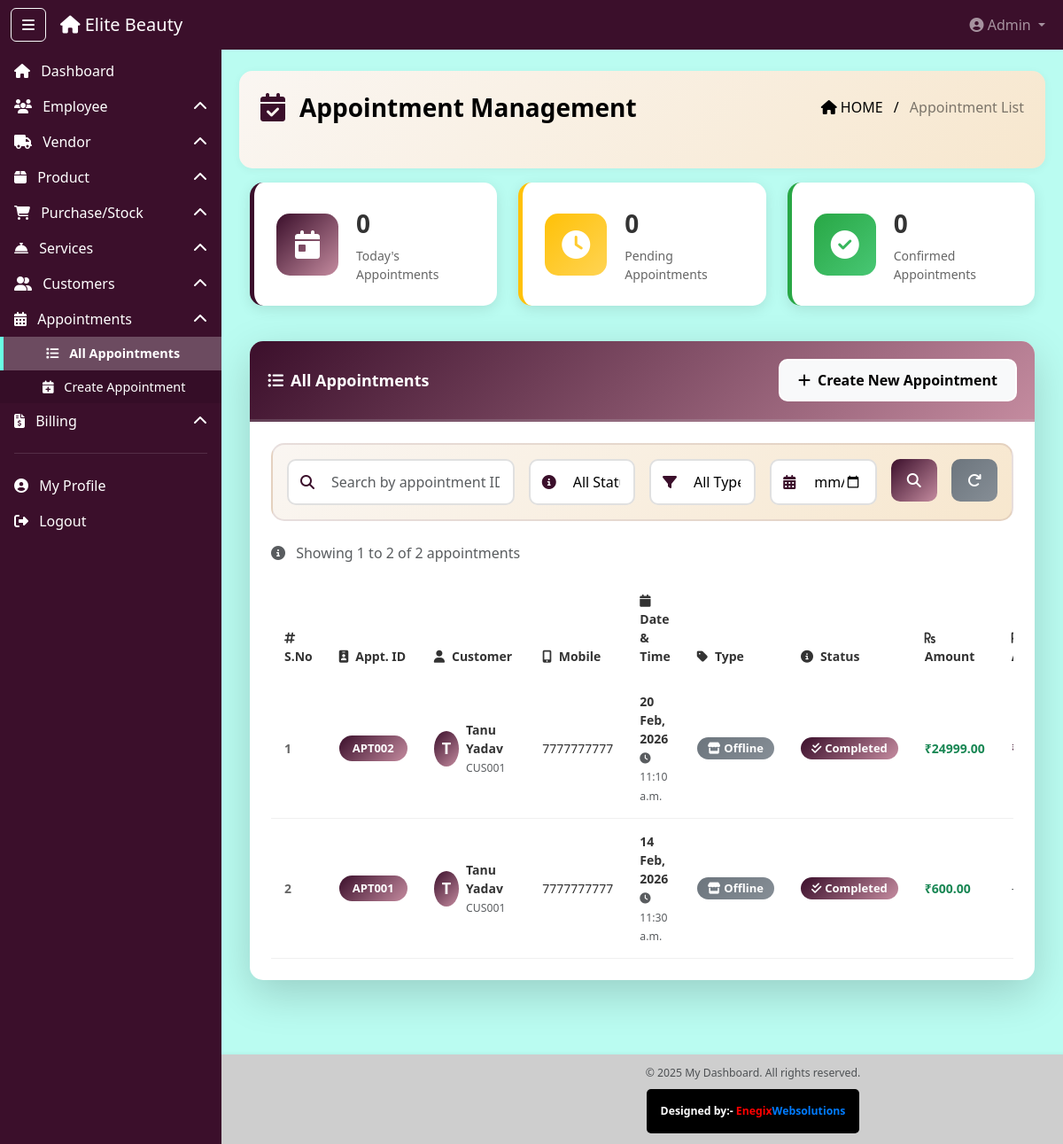
The page /admin-panel/appointments/ (signed in) on the database its author committed.
### dashboard_app/models.py (models this page shows, shortened)
class Appointment(models.Model):
    BOOKING_TYPE_CHOICES = (
        ('online', 'Online Booking'),
        ('offline', 'Offline (Walk-in)'),
    )
    STATUS_CHOICES = (
        ('pending', 'Pending'),
        ('confirmed', 'Confirmed'),
        ('in_progress', 'In Progress'),
        ('completed', 'Completed'),
        ('cancelled', 'Cancelled'),
    )
    appointment_id = models.CharField(max_length=10, unique=True, editable=False)
    customer = models.ForeignKey(Customer, on_delete=models.CASCADE, related_name='appointments')
    booking_type = models.CharField(max_length=10, choices=BOOKING_TYPE_CHOICES)
    appointment_date = models.DateField()
    appointment_time = models.TimeField()
    status = models.CharField(max_length=15, choices=STATUS_CHOICES, default='pending')
    total_amount = models.DecimalField(max_digits=10, decimal_places=2, default=0)
    advance_paid = models.DecimalField(max_digits=10, decimal_places=2, default=0)
    created_by = models.ForeignKey(
        Employee, on_delete=models.SET_NULL,
        null=True, blank=True, related_name='appointments_created'
    )
    special_notes = models.TextField(blank=True, null=True)
    created_at = models.DateTimeField(auto_now_add=True)
    updated_at = models.DateTimeField(auto_now=True)
    class Meta:
        ordering = ['-appointment_date', '-appointment_time']

class Customer(models.Model):
    GENDER_CHOICES = (
        ('male', 'Male'),
        ('female', 'Female'),
        ('other', 'Other'),
    )
    CUSTOMER_TYPE_CHOICES = (
        ('online', 'Online'),
        ('offline', 'Offline (Walk-in)'),
        ('both', 'Both'),
    )
    customer_id = models.CharField(max_length=10, unique=True, editable=False)
    full_name = models.CharField(max_length=100)
    mobile = models.CharField(max_length=10, unique=True)
    email = models.EmailField(blank=True, null=True)
    gender = models.CharField(max_length=10, choices=GENDER_CHOICES, blank=True, null=True)
    dob = models.DateField(blank=True, null=True)
    address_line = models.TextField(blank=True, null=True)
    city = models.CharField(max_length=50, blank=True, null=True)
    state = models.CharField(max_length=50, blank=True, null=True)
    pincode = models.CharField(max_length=10, blank=True, null=True)
    customer_type = models.CharField(max_length=10, choices=CUSTOMER_TYPE_CHOICES, default='offline')
    profile_pic = models.ImageField(upload_to='customer_profiles/', blank=True, null=True)
    password = models.CharField(max_length=255, blank=True, null=True)
    created_by = models.ForeignKey(
        Employee, on_delete=models.SET_NULL,
        null=True, blank=True, related_name='customers_created'
    )
    is_active = models.BooleanField(default=True)
    registered_on = models.DateTimeField(auto_now_add=True)
    updated_at = models.DateTimeField(auto_now=True)
    class Meta:
        ordering = ['-registered_on']

### dashboard_app/views.py (the view, shortened to what this page needs)
    def wrapper(request, *args, **kwargs):
        user_id   = request.session.get('user_id')
        user_type = request.session.get('user_type')
        return view_func(request, *args, **kwargs)

### dashboard_app/context_processors.py (called while the page is built)
def user_context(request):
    return {
        'session_user_name': request.session.get('full_name', ''),
        'session_user_role': request.session.get('role', ''),
        'session_user_email': request.session.get('email', ''),
        'session_user_type': request.session.get('user_type', ''),
        'is_logged_in': 'user_id' in request.session,
    }

### dashboard_app/views.py (called while the page is built, shortened)
def check_blocked_user(view_func):
    def wrapper(request, *args, **kwargs):
        user_id   = request.session.get('user_id')
        user_type = request.session.get('user_type')
        return view_func(request, *args, **kwargs)
    return wrapper

### dashboard_app/templates/appointment/appointment_list.html (shortened to what this page needs)
{% extends "base2.html" %}
{% load static %}
{% block content %}
<div class="ribbon-header d-flex justify-content-between align-items-center px-4 pb-5 mb-3" style="color: black">
  <div class="d-flex align-items-center">
    <i class="fas fa-calendar-check me-3 fs-2" style="color: #3b0f2b;"></i>
    <div class="fw-bold fs-3">Appointment Management</div>
  </div>
  <div class="breadcrumb-text text-end">
    <span class="text-black"><i class="fas fa-home me-1"></i>HOME</span>
    <span class="mx-2 text-black">/</span>
    <span class="text-black-50">Appointment List</span>
  </div>
</div>
<div class="container-fluid mt-2">
  <div class="row mb-4">
    <div class="col-md-4 mb-3">
      <div class="stat-card stat-card-primary">
        <div class="stat-icon">
          <i class="fas fa-calendar-day"></i>
        </div>
        <div class="stat-details">
          <div class="stat-value">{{ today_appointments }}</div>
          <div class="stat-label">Today's Appointments</div>
        </div>
      </div>
    </div>
    <div class="col-md-4 mb-3">
      <div class="stat-card stat-card-warning">
        <div class="stat-icon">
          <i class="fas fa-clock"></i>
        </div>
        <div class="stat-details">
          <div class="stat-value">{{ pending_appointments }}</div>
          <div class="stat-label">Pending Appointments</div>
        </div>
      </div>
    </div>
    <div class="col-md-4 mb-3">
      <div class="stat-card stat-card-success">
        <div class="stat-icon">
          <i class="fas fa-check-circle"></i>
        </div>
        <div class="stat-details">
          <div class="stat-value">{{ confirmed_appointments }}</div>
          <div class="stat-label">Confirmed Appointments</div>
        </div>
      </div>
    </div>
  </div>
  <div class="card shadow-lg mb-4 modern-card">
    <div class="card-header table-title-bar d-flex justify-content-between align-items-center">
      <span class="fw-bold text-white"><i class="fas fa-list-ul me-2"></i>All Appointments</span>
      <a href="{% url 'create_appointment' %}" class="btn btn-light btn-add-new">
        <i class="fas fa-plus me-2"></i>Create New Appointment
      </a>
    </div>
    <div class="card-body p-4">
      <form method="GET" action="{% url 'appointment_list' %}">
        <div class="filter-section mb-4 p-3">
          <div class="row g-3">
            <div class="col-md-4">
              <div class="search-box">
                <i class="fas fa-search search-icon"></i>
                <input type="text" name="search" class="form-control modern-input ps-5"
                       placeholder="Search by appointment ID, customer name, or mobile..."
                       value="{{ search_query|default:'' }}">
              </div>
            </div>
            <div class="col-md-2">
              <div class="filter-box">
                <i class="fas fa-info-circle filter-icon"></i>
                <select name="status" class="form-control modern-input ps-5">
                  <option value="">All Statuses</option>
                </select>
              </div>
            </div>
            <div class="col-md-2">
              <div class="filter-box">
                <i class="fas fa-filter filter-icon"></i>
                <select name="booking_type" class="form-control modern-input ps-5">
                  <option value="">All Types</option>
                </select>
              </div>
            </div>
            <div class="col-md-2">
              <div class="filter-box">
                <i class="fas fa-calendar-alt filter-icon"></i>
                <input type="date" name="date" class="form-control modern-input ps-5"
                       value="{{ selected_date|default:'' }}">
              </div>
            </div>
            <div class="col-md-1">
              <button type="submit" class="btn btn-primary w-100 btn-filter">
                <i class="fas fa-search"></i>
              </button>
            </div>
            <div class="col-md-1">
              <a href="{% url 'appointment_list' %}" class="btn btn-secondary w-100 btn-filter">
                <i class="fas fa-redo"></i>
              </a>
            </div>
          </div>
        </div>
      </form>
      <div class="mb-3 d-flex justify-content-between align-items-center">
        <div class="text-muted">
          <i class="fas fa-info-circle me-2"></i>
          Showing {{ appointments.start_index }} to {{ appointments.end_index }} of {{ appointments.paginator.count }} appointments
        </div>
      </div>
      <div class="table-responsive">
        <table class="table table-hover modern-table">
          <thead>
            <tr>
              <th><i class="fas fa-hashtag me-2"></i>S.No</th>
              <th><i class="fas fa-id-badge me-2"></i>Appt. ID</th>
              <th><i class="fas fa-user me-2"></i>Customer</th>
              <th><i class="fas fa-mobile-alt me-2"></i>Mobile</th>
              <th><i class="fas fa-calendar me-2"></i>Date & Time</th>
              <th><i class="fas fa-tag me-2"></i>Type</th>
              <th><i class="fas fa-info-circle me-2"></i>Status</th>
              <th><i class="fas fa-rupee-sign me-2"></i>Amount</th>
              <th><i class="fas fa-rupee-sign me-2"></i>Advance</th>
            </tr>
          </thead>
          <tbody>
            {% for appointment in appointments %}
            <tr class="table-row-hover">
              <td><span class="serial-number">{{ appointments.start_index|add:forloop.counter0 }}</span></td>
              <td><span class="appointment-id-badge">{{ appointment.appointment_id }}</span></td>
              <td>
                <div class="d-flex align-items-center">
                  {% if appointment.customer.profile_pic %}
                    <img src="{{ appointment.customer.profile_pic.url }}" class="customer-avatar me-2" alt="{{ appointment.customer.full_name }}">
                  {% else %}
                    <div class="customer-avatar-placeholder me-2">
                      {{ appointment.customer.full_name|first|upper }}
                    </div>
                  {% endif %}
                  <div>
                    <strong>{{ appointment.customer.full_name }}</strong>
                    <br>
                    <small class="text-muted">{{ appointment.customer.customer_id }}</small>
                  </div>
                </div>
              </td>
              <td>{{ appointment.customer.mobile }}</td>
              <td>
                <div><strong>{{ appointment.appointment_date|date:"d M, Y" }}</strong></div>
                <small class="text-muted"><i class="fas fa-clock me-1"></i>{{ appointment.appointment_time }}</small>
              </td>
              <td>
                {% if appointment.booking_type == 'online' %}
                  <span class="badge modern-badge badge-info">
                    <i class="fas fa-globe me-1"></i>Online
                  </span>
                {% else %}
                  <span class="badge modern-badge badge-secondary">
                    <i class="fas fa-store me-1"></i>Offline
                  </span>
                {% endif %}
              </td>
              <td>
                {% if appointment.status == 'pending' %}
                  <span class="badge modern-badge badge-warning">
                    <i class="fas fa-clock me-1"></i>Pending
                  </span>
                {% elif appointment.status == 'confirmed' %}
                  <span class="badge modern-badge badge-success">
                    <i class="fas fa-check-circle me-1"></i>Confirmed
                  </span>
                {% elif appointment.status == 'in_progress' %}
                  <span class="badge modern-badge badge-info">
                    <i class="fas fa-spinner me-1"></i>In Progress
                  </span>
                {% elif appointment.status == 'completed' %}
                  <span class="badge modern-badge badge-primary">
                    <i class="fas fa-check-double me-1"></i>Completed
                  </span>
                {% elif appointment.status == 'cancelled' %}
                  <span class="badge modern-badge badge-danger">
                    <i class="fas fa-times-circle me-1"></i>Cancelled
                  </span>
                {% endif %}
              </td>
              <td><strong class="text-success">₹{{ appointment.total_amount|floatformat:2 }}</strong></td>
              <td>
                {% if appointment.advance_paid > 0 %}
                  <span class="text-primary">₹{{ appointment.advance_paid|floatformat:2 }}</span>
                {% else %}
                  <span class="text-muted">—</span>
                {% endif %}
              </td>
            </tr>
            {% endfor %}
          </tbody>
        </table>
      </div>
    </div>
  </div>
</div>
{% endblock %}

### dashboard_app/static/css/style.css (style rules this page uses)
body { min-height: 100vh; background-color: #f8f9fa; transition: margin-left 0.3s ease; display: flex; flex-direction: column; }
html, body { overflow-x: hidden; width: 100%; }
.table-title-bar { background-color:#3b0f2b; }

### dashboard_app/templates/appointment/appointment_list.html (style rules this page uses)
.stat-card { display: flex; align-items: center; gap: 20px; padding: 25px; background: white; border-radius: 15px; box-shadow: 0 4px 15px rgba(0,0,0,0.1); border-left: 5px solid; transition: all 0.3s ease; }
.stat-card-primary { border-color: #3b0f2b; }
.stat-card-primary .stat-icon { background: linear-gradient(135deg, #3b0f2b 0%, #c48b9f 100%); }
.stat-card-warning { border-color: #ffc107; }
.stat-card-warning .stat-icon { background: linear-gradient(135deg, #ffc107 0%, #ffd454 100%); }
.stat-card-success { border-color: #28a745; }
.stat-card-success .stat-icon { background: linear-gradient(135deg, #28a745 0%, #48c774 100%); }
.stat-icon { width: 70px; height: 70px; border-radius: 15px; display: flex; align-items: center; justify-content: center; flex-shrink: 0; }
.stat-icon i { font-size: 32px; color: white; }
.stat-details { flex: 1; }
.stat-value { font-size: 28px; font-weight: 700; color: #333; margin-bottom: 5px; }
.stat-label { font-size: 14px; color: #666; font-weight: 500; }
.modern-card { border-radius: 15px; border: none; overflow: hidden; }
.filter-section { background: linear-gradient(135deg, #faf6f2 0%, #f7e7ce 100%); border-radius: 15px; border: 2px solid rgba(59, 15, 43, 0.1); }
.search-box, .filter-box { position: relative; }
.search-icon, .filter-icon { position: absolute; left: 15px; top: 50%; transform: translateY(-50%); color: #3b0f2b; z-index: 10; font-size: 16px; }
.modern-input { border: 2px solid #e0e0e0 !important; border-radius: 10px; padding: 12px 15px; transition: all 0.3s ease; color: #000; background: white; }
.modern-table { margin-bottom: 0; }
.modern-table thead { background: linear-gradient(135deg, #faf6f2 0%, #f7e7ce 100%); }
.modern-table thead th { color: #333; font-weight: 700; padding: 15px; border: none; font-size: 14px; }
.modern-table tbody tr { transition: all 0.3s ease; border-bottom: 1px solid #f0f0f0; }
.modern-table tbody td { padding: 15px; vertical-align: middle; color: #333; font-size: 14px; }
.serial-number { font-weight: 600; color: #666; }
.appointment-id-badge { background: linear-gradient(135deg, #3b0f2b 0%, #c48b9f 100%); color: white; padding: 5px 15px; border-radius: 20px; font-weight: 600; font-size: 13px; display: inline-block; }
.customer-avatar-placeholder { width: 40px; height: 40px; border-radius: 50%; background: linear-gradient(135deg, #3b0f2b 0%, #c48b9f 100%); color: white; display: flex; align-items: center; justify-content: center; font-weight: 700; font-size: 18px; }
.modern-badge { padding: 6px 12px; border-radius: 20px; font-size: 13px; font-weight: 600; }
.badge-primary { background: linear-gradient(135deg, #3b0f2b 0%, #c48b9f 100%); color: white; }
.badge-secondary { background: linear-gradient(135deg, #6c757d 0%, #868e96 100%); color: white; }
.btn-add-new { padding: 10px 20px; border-radius: 10px; font-weight: 600; transition: all 0.3s ease; border: 2px solid #fff; }
.btn-filter { background: linear-gradient(135deg, #3b0f2b 0%, #c48b9f 100%); border: none; padding: 12px; font-weight: 600; border-radius: 10px; transition: all 0.3s ease; }
.btn-secondary.btn-filter { background: linear-gradient(135deg, #6c757d 0%, #868e96 100%); }
.card-header.table-title-bar { background: linear-gradient(135deg, #3b0f2b 0%, #c48b9f 100%); padding: 20px; font-size: 18px; border-bottom: 3px solid rgba(255,255,255,0.2); }
.ribbon-header { background: linear-gradient(135deg, #faf6f2 0%, #f7e7ce 100%); border-radius: 15px; padding: 20px; margin-bottom: 20px; box-shadow: 0 2px 10px rgba(59, 15, 43, 0.05); }
.text-primary { color: #3b0f2b !important; }

### rows shown on the page
Appointment: start_index|add "1", appointment_id "APT002", customer.full_name|first "T", customer.full_name "Tanu Yadav", customer.customer_id "CUS001", customer.mobile "7777777777", appointment_date "20 Feb, 2026", appointment_time "11:10 a.m.", booking_type "Offline", status "completed" (drawn), total_amount "24999.00"
Appointment: start_index|add "2", appointment_id "APT001", customer.full_name|first "T", customer.full_name "Tanu Yadav", customer.customer_id "CUS001", customer.mobile "7777777777", appointment_date "14 Feb, 2026", appointment_time "11:30 a.m.", booking_type "Offline", status "completed" (drawn), total_amount "600.00"

### other values the page prints
{{ today_appointments }} "0"
{{ pending_appointments }} "0"
{{ confirmed_appointments }} "0"
{{ appointments.start_index }} "1"
{{ appointments.end_index }} "2"
{{ appointments.paginator.count }} "2"
